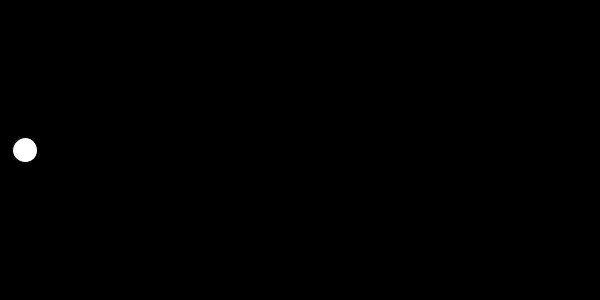
Frame 1 (no input)
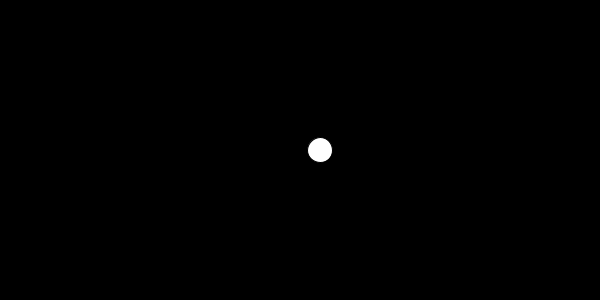
Frame 60 (the mouse pressed at the canvas centre just before this capture)
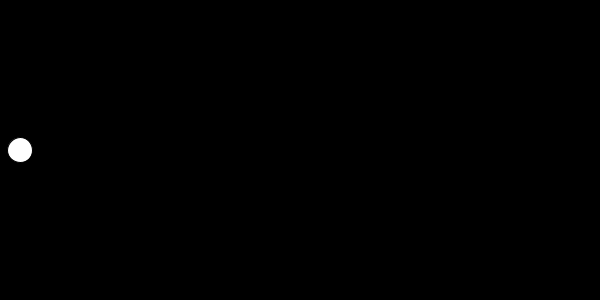
Frame 120 (the mouse held since frame 60 and released just before this capture)

The Processing sketch that drew these frames (run headless with seeded random() and noise(); from frame 60 on, the mouse is pressed at the canvas centre):

// Processing sketch: circle_wrap
// ── circle_wrap.pde
int circleX; // variable we will use to control the circles x position

void setup() {
  size(600, 300);
  circleX = 25; //initializing the variable to 25
}

void draw() {
  background(0);

  circle(circleX, 150, 25);

  //uncomment this code to move the circle across the screen
  //to uncomment code delete the // at the start of that line of code
  circleX = circleX + 5;

  if (circleX >= 600) {
    circleX = 0;
  }
}
